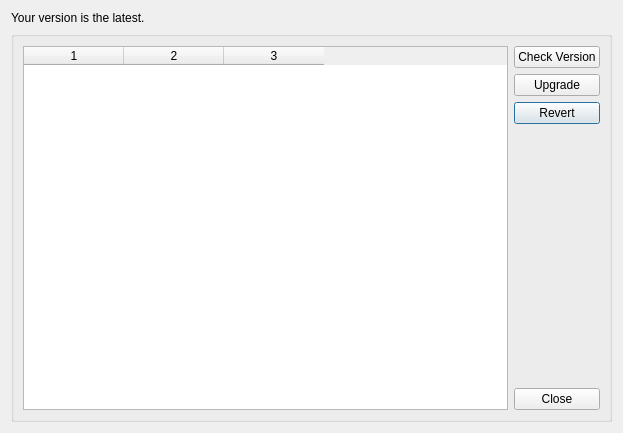
<?xml version="1.0" encoding="UTF-8"?>
<ui version="4.0">
 <class>UpgradeDialog</class>
 <widget class="QDialog" name="UpgradeDialog">
  <property name="geometry">
   <rect>
    <x>0</x>
    <y>0</y>
    <width>623</width>
    <height>433</height>
   </rect>
  </property>
  <property name="windowTitle">
   <string>Upgrade...</string>
  </property>
  <layout class="QGridLayout" name="gridLayout_3">
   <item row="1" column="0">
    <widget class="QGroupBox" name="groupBoxVersion">
     <property name="title">
      <string/>
     </property>
     <layout class="QGridLayout" name="gridLayout_2">
      <item row="3" column="2">
       <widget class="QPushButton" name="m_btnRevert">
        <property name="text">
         <string>Revert</string>
        </property>
       </widget>
      </item>
      <item row="1" column="2">
       <widget class="QPushButton" name="m_btnCheckVersion">
        <property name="text">
         <string>Check Version</string>
        </property>
       </widget>
      </item>
      <item row="2" column="2">
       <widget class="QPushButton" name="m_btnUpgrade">
        <property name="text">
         <string>Upgrade</string>
        </property>
       </widget>
      </item>
      <item row="5" column="2">
       <widget class="QPushButton" name="m_btnClose">
        <property name="text">
         <string>Close</string>
        </property>
       </widget>
      </item>
      <item row="4" column="2">
       <spacer name="verticalSpacer">
        <property name="orientation">
         <enum>Qt::Vertical</enum>
        </property>
        <property name="sizeHint" stdset="0">
         <size>
          <width>20</width>
          <height>51</height>
         </size>
        </property>
       </spacer>
      </item>
      <item row="1" column="1" rowspan="5">
       <widget class="QTableWidget" name="m_tabwdtVersionDetail">
        <property name="columnCount">
         <number>3</number>
        </property>
        <column/>
        <column/>
        <column/>
       </widget>
      </item>
     </layout>
    </widget>
   </item>
   <item row="0" column="0">
    <widget class="QLabel" name="m_lblVersionHint">
     <property name="text">
      <string>Your version is the latest.</string>
     </property>
    </widget>
   </item>
  </layout>
 </widget>
 <resources/>
 <connections/>
</ui>
